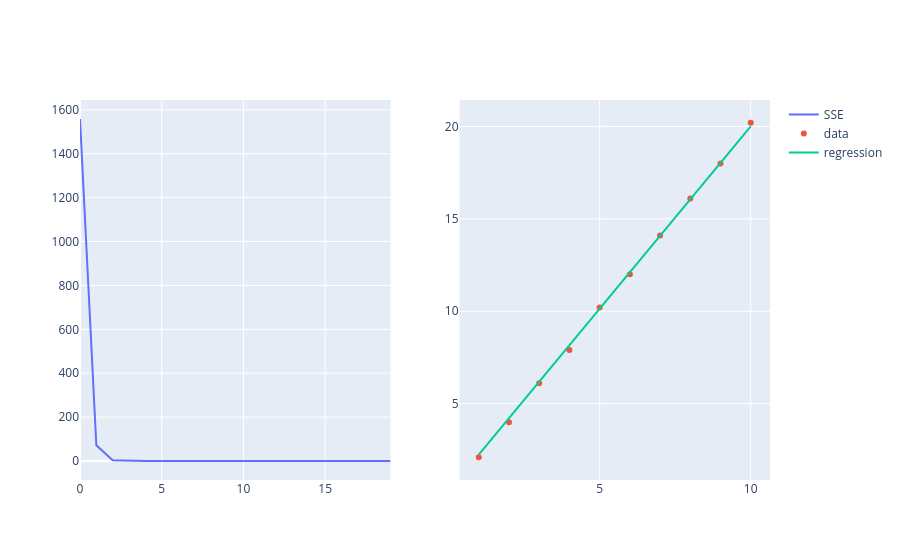

The cell this chart's notebook holds for it:
### Code cell
model = LinearRegression(num_iteration=20, alpha=0.01)

model.Gd(x, y)

y_pred = model.predict(x)
print("Predictions:", y_pred)

fig = model.v(x, y)
fig.show()

### Figure 1 — Plotly figure (JSON) as saved in the notebook; plotly's stock layout.template omitted (floating-point values rounded to 4 significant figures)
{"data": [{"mode": "lines", "name": "SSE", "type": "scatter", "xaxis": "x", "y": [1558.0, 71.69, 3.494, 0.3638, 0.2191, 0.2113, 0.2099, 0.2088, 0.2076, 0.2065, 0.2055, 0.2044, 0.2033, 0.2022, 0.2012, 0.2001, 0.1991, 0.198, 0.197, 0.196], "yaxis": "y"}, {"mode": "markers", "name": "data", "type": "scatter", "x": [1, 2, 3, 4, 5, 6, 7, 8, 9, 10], "xaxis": "x2", "y": [2.1, 4.0, 6.1, 7.9, 10.2, 12.0, 14.1, 16.1, 18.0, 20.2], "yaxis": "y2"}, {"mode": "lines", "name": "regression", "type": "scatter", "x": [1, 2, 3, 4, 5, 6, 7, 8, 9, 10], "xaxis": "x2", "y": [2.236, 4.21, 6.184, 8.158, 10.13, 12.11, 14.08, 16.05, 18.03, 20.0], "yaxis": "y2"}], "layout": {"xaxis": {"anchor": "y", "domain": [0, 0.45]}, "xaxis2": {"anchor": "y2", "domain": [0.55, 1]}, "yaxis": {"anchor": "x", "domain": [0, 1]}, "yaxis2": {"anchor": "x2", "domain": [0, 1]}}}
